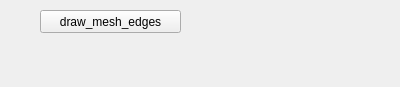
<?xml version="1.0" encoding="UTF-8"?>
<ui version="4.0">
 <class>CADtexturingControl</class>
 <widget class="QDockWidget" name="CADtexturingControl">
  <property name="geometry">
   <rect>
    <x>0</x>
    <y>0</y>
    <width>400</width>
    <height>87</height>
   </rect>
  </property>
  <property name="windowTitle">
   <string>CADtexturingControl</string>
  </property>
  <widget class="QWidget" name="dockWidgetContents">
   <widget class="QPushButton" name="draw_mesh_edges">
    <property name="enabled">
     <bool>true</bool>
    </property>
    <property name="geometry">
     <rect>
      <x>40</x>
      <y>10</y>
      <width>141</width>
      <height>23</height>
     </rect>
    </property>
    <property name="text">
     <string>draw_mesh_edges</string>
    </property>
    <property name="default">
     <bool>false</bool>
    </property>
   </widget>
  </widget>
 </widget>
 <resources/>
 <connections/>
</ui>
